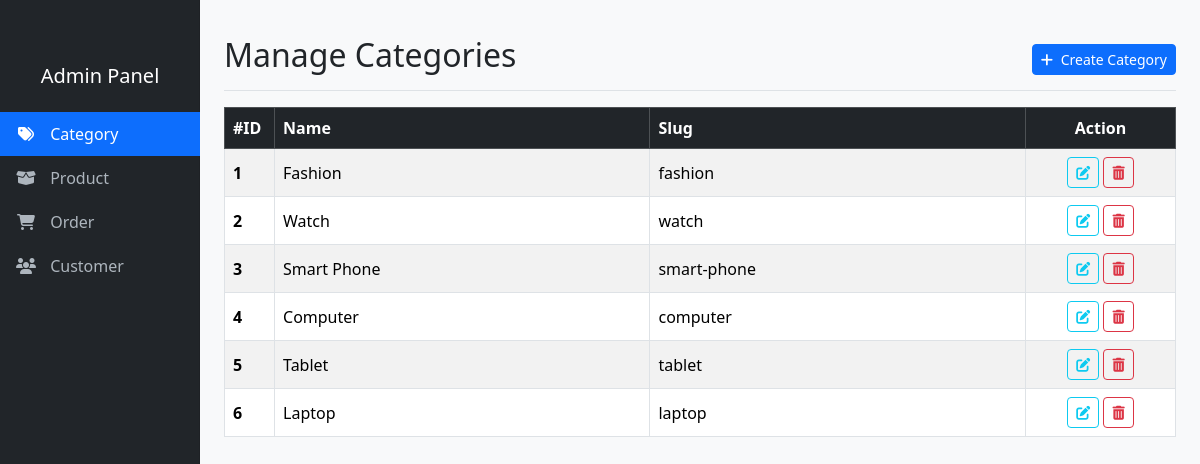
The app's page /categories.php, older data.
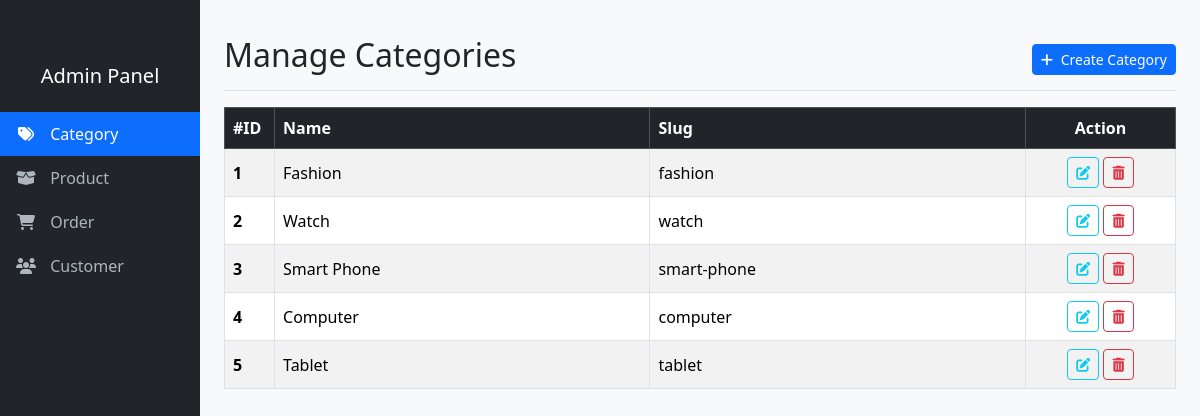
The same page, newer data.
### tables this page shows
CREATE TABLE `categories` (
  `id` int(11) NOT NULL,
  `name` varchar(100) NOT NULL,
  `slug` varchar(100) DEFAULT NULL
);

### categories.php (the view, shortened to what this page needs)
<?php
$host = "localhost";
$user = "root";
$pwd = "root";
$db = "t2507e_db";
$conn = new mysqli($host, $user, $pwd, $db);
$sql = "select * from categories";
$rs = $conn->query($sql);
$data = [];
if ($rs && $rs->num_rows > 0) {
    while ($row = $rs->fetch_assoc()) {
        $data[] = $row;
    }
}
?>
<!DOCTYPE html>
<html lang="en">
<head>
    <?php include("HTML/styles.php"); ?>
</head>
<body>
    <div class="container-fluid">
        <div class="row">
            <?php include("HTML/aside.php"); ?>
            <main class="col-md-10 ms-sm-auto px-md-4 main-content">
                <div class="d-flex justify-content-between flex-wrap flex-md-nowrap align-items-center pt-3 pb-2 mb-3 border-bottom">
                    <h1 class="h2">Manage Categories</h1>
                    <div class="btn-toolbar mb-2 mb-md-0">
                        <a href="create_category.php" class="btn btn-primary btn-sm">
                            <i class="fas fa-plus me-1"></i> Create Category
                        </a>
                    </div>
                </div>
                <div class="table-responsive">
                    <table class="table table-striped table-hover table-bordered align-middle">
                        <thead class="table-dark">
                            <tr>
                                <th scope="col" style="width: 50px;">#ID</th>
                                <th scope="col">Name</th>
                                <th scope="col">Slug</th>
                                <th scope="col" style="width: 150px;" class="text-center">Action</th>
                            </tr>
                        </thead>
                        <tbody>
                            <?php if (count($data) == 0): ?>
                                <tr>
                                    <td colspan="4" class="text-center text-muted">No categories found.</td>
                                </tr>
                            <?php else: ?>
                                <?php foreach ($data as $item): ?>
                                    <tr>
                                        <th scope="row"><?php echo htmlspecialchars($item["id"]); ?></th>
                                        <td><?php echo htmlspecialchars($item["name"]); ?></td>
                                        <td><?php echo htmlspecialchars($item["slug"]); ?></td>
                                        <td class="text-center">
                                            <a href="edit_category.php?id=<?php echo $item['id']; ?>" class="btn btn-sm btn-outline-info"><i class="fas fa-edit"></i></a>
                                            <a href="delete_category.php?id=<?php echo $item['id']; ?>"
                                                class="btn btn-sm btn-outline-danger"
                                                onclick="return confirm('Bạn có chắc chắn muốn xóa danh mục này không? Hành động này không thể hoàn tác!');">
                                                <i class="fas fa-trash-alt"></i>
                                            </a>
                                        </td>
                                    </tr>
                                <?php endforeach; ?>
                            <?php endif; ?>
                        </tbody>
                    </table>
                </div>
            </main>
        </div>
    </div>
</body>
</html>

### HTML/styles.php (shortened to what this page needs)
<link href="https://cdn.jsdelivr.net/npm/bootstrap@5.3.3/dist/css/bootstrap.min.css" rel="stylesheet">
<link rel="stylesheet" href="https://cdnjs.cloudflare.com/ajax/libs/font-awesome/6.5.1/css/all.min.css" />

### HTML/aside.php
<?php
$current_page = basename($_SERVER['PHP_SELF']);
?>
<aside class="col-md-2 d-md-block sidebar collapse bg-dark">
    <div class="sidebar-sticky pt-3">
        <h5 class="text-white text-center mb-4 d-none d-md-block">Admin Panel</h5>
        <ul class="nav flex-column">
            <li class="nav-item">
                <a class="nav-link <?php echo ($current_page == 'categories.php') ? 'active' : ''; ?>" href="categories.php">
                    <i class="fas fa-tags fa-icon"></i>
                    Category
                </a>
            </li>
            <li class="nav-item">
                <a class="nav-link <?php echo ($current_page == 'products.php') ? 'active' : ''; ?>" href="products.php">
                    <i class="fas fa-box-open fa-icon"></i>
                    Product
                </a>
            </li>
            <li class="nav-item">
                <a class="nav-link <?php echo ($current_page == 'orders.php') ? 'active' : ''; ?>" href="#">
                    <i class="fas fa-shopping-cart fa-icon"></i>
                    Order
                </a>
            </li>
            <li class="nav-item">
                <a class="nav-link <?php echo ($current_page == 'customers.php') ? 'active' : ''; ?>" href="#">
                    <i class="fas fa-users fa-icon"></i>
                    Customer
                </a>
            </li>
        </ul>
    </div>
</aside>

### HTML/styles.php (style rules this page uses)
body { background-color: #f8f9fa; min-height: 100vh; }
.sidebar { position: fixed; top: 0; bottom: 0; left: 0; z-index: 100; padding: 48px 0 0; box-shadow: inset -1px 0 0 rgba(0, 0, 0, .1); background-color: #343a40; min-height: 100vh; }
.sidebar .nav-link { font-weight: 500; color: #adb5bd; padding: 10px 16px; }
.sidebar .nav-link .fa-icon { margin-right: 10px; width: 20px; text-align: center; }
.sidebar .nav-link.active { color: #fff; background-color: #0d6efd; }
.main-content { margin-left: 16.66667%; padding: 20px; width: 83.33333%; }

Row changes from the older to the newer data that the page shows:
removed categories: id "6", name "Laptop", slug "laptop"
